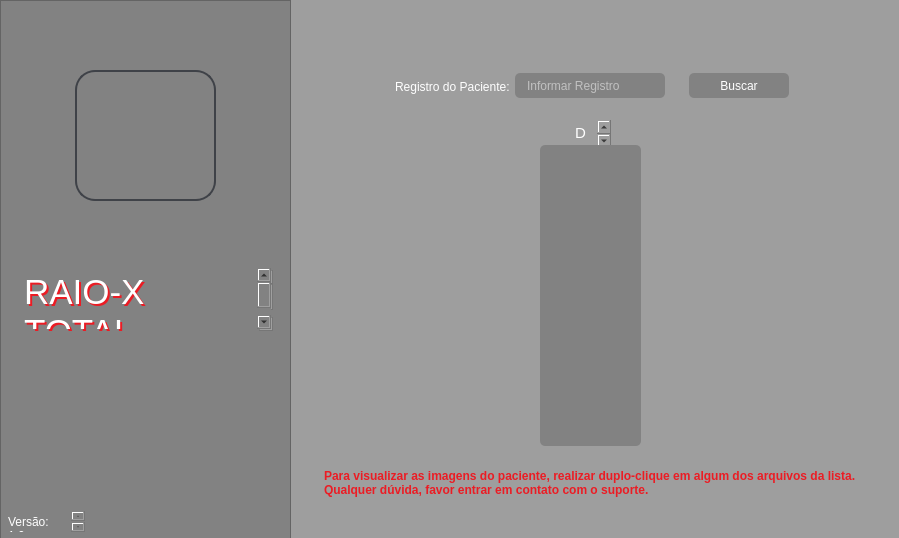
<?xml version="1.0" encoding="UTF-8"?>
<ui version="4.0">
 <class>MainWindow</class>
 <widget class="QMainWindow" name="MainWindow">
  <property name="geometry">
   <rect>
    <x>0</x>
    <y>0</y>
    <width>899</width>
    <height>538</height>
   </rect>
  </property>
  <property name="windowTitle">
   <string>Raio-X Total v1.0</string>
  </property>
  <property name="windowIcon">
   <iconset>
    <normaloff>raios-x.png</normaloff>raios-x.png</iconset>
  </property>
  <property name="autoFillBackground">
   <bool>false</bool>
  </property>
  <property name="styleSheet">
   <string notr="true">background-color:rgb(158, 158, 158)</string>
  </property>
  <property name="iconSize">
   <size>
    <width>200</width>
    <height>200</height>
   </size>
  </property>
  <widget class="QWidget" name="centralwidget">
   <widget class="QFrame" name="frame">
    <property name="geometry">
     <rect>
      <x>0</x>
      <y>0</y>
      <width>291</width>
      <height>541</height>
     </rect>
    </property>
    <property name="styleSheet">
     <string notr="true">background-color: rgb(130, 130, 130) ;</string>
    </property>
    <property name="frameShape">
     <enum>QFrame::StyledPanel</enum>
    </property>
    <property name="frameShadow">
     <enum>QFrame::Raised</enum>
    </property>
    <widget class="QLabel" name="label_2">
     <property name="geometry">
      <rect>
       <x>75</x>
       <y>70</y>
       <width>141</width>
       <height>131</height>
      </rect>
     </property>
     <property name="styleSheet">
      <string notr="true">QLabel {
border: 2px solid rgb(63, 66, 72);
border-radius: 20px
}</string>
     </property>
     <property name="text">
      <string/>
     </property>
     <property name="pixmap">
      <pixmap>logo_cot1.png</pixmap>
     </property>
     <property name="scaledContents">
      <bool>true</bool>
     </property>
    </widget>
    <widget class="QPlainTextEdit" name="plainTextEdit">
     <property name="geometry">
      <rect>
       <x>20</x>
       <y>268</y>
       <width>251</width>
       <height>61</height>
      </rect>
     </property>
     <property name="font">
      <font>
       <family>MS UI Gothic</family>
       <pointsize>26</pointsize>
       <weight>50</weight>
       <bold>false</bold>
      </font>
     </property>
     <property name="styleSheet">
      <string notr="true">QPlainTextEdit{
	color: rgb(255, 255, 255);
	border: none;
	background-color: transparent;
}</string>
     </property>
     <property name="readOnly">
      <bool>true</bool>
     </property>
     <property name="plainText">
      <string>RAIO-X TOTAL</string>
     </property>
    </widget>
    <widget class="QPlainTextEdit" name="plainTextEdit_2">
     <property name="geometry">
      <rect>
       <x>4</x>
       <y>511</y>
       <width>81</width>
       <height>21</height>
      </rect>
     </property>
     <property name="font">
      <font>
       <family>MS UI Gothic</family>
       <pointsize>9</pointsize>
       <weight>50</weight>
       <bold>false</bold>
      </font>
     </property>
     <property name="styleSheet">
      <string notr="true">QPlainTextEdit{
	color: rgb(255, 255, 255);
	border: none;
}</string>
     </property>
     <property name="readOnly">
      <bool>true</bool>
     </property>
     <property name="plainText">
      <string>Versão: 1.0</string>
     </property>
    </widget>
    <widget class="QPlainTextEdit" name="plainTextEdit_4">
     <property name="geometry">
      <rect>
       <x>22</x>
       <y>270</y>
       <width>251</width>
       <height>61</height>
      </rect>
     </property>
     <property name="font">
      <font>
       <family>MS UI Gothic</family>
       <pointsize>26</pointsize>
       <weight>50</weight>
       <bold>false</bold>
      </font>
     </property>
     <property name="styleSheet">
      <string notr="true">QPlainTextEdit{
	color: rgb(235, 28, 36);
	border: none;
	background-color: transparent;
}</string>
     </property>
     <property name="readOnly">
      <bool>true</bool>
     </property>
     <property name="plainText">
      <string>RAIO-X TOTAL</string>
     </property>
    </widget>
    <zorder>plainTextEdit_4</zorder>
    <zorder>label_2</zorder>
    <zorder>plainTextEdit</zorder>
    <zorder>plainTextEdit_2</zorder>
   </widget>
   <widget class="QLineEdit" name="lineEdit">
    <property name="geometry">
     <rect>
      <x>515</x>
      <y>73</y>
      <width>150</width>
      <height>25</height>
     </rect>
    </property>
    <property name="styleSheet">
     <string notr="true">QLineEdit {
	background-color:rgb(130, 130, 130);
	border-radius: 5px;
	color: rgb(255, 255, 255);
	padding-left: 10px;
}

QLineEdit:hover {
	border: 2px solid rgb(48, 50, 62);
}

QLineEdit:focus{
	border: 2px solid  rgb(240, 71, 71);
	background-color: rgb(43, 45, 56);
}
</string>
    </property>
    <property name="alignment">
     <set>Qt::AlignLeading|Qt::AlignLeft|Qt::AlignVCenter</set>
    </property>
    <property name="placeholderText">
     <string>Informar Registro</string>
    </property>
   </widget>
   <widget class="QPushButton" name="pushButton">
    <property name="geometry">
     <rect>
      <x>689</x>
      <y>73</y>
      <width>100</width>
      <height>25</height>
     </rect>
    </property>
    <property name="styleSheet">
     <string notr="true">QPushButton{
	border: 2px solid rgb(63, 66, 72);
	background-color:rgb(130, 130, 130);
	border: none;
	border-radius: 5px;
	color: rgb(255, 255, 255);
}

QPushButton:hover{
	background-color: rgb(240, 71, 71);
}

QPushButton:pressed{
	background-color:rgb(209, 61, 61);
}</string>
    </property>
    <property name="text">
     <string>Buscar</string>
    </property>
    <property name="icon">
     <iconset>
      <normaloff>buscar1.png</normaloff>buscar1.png</iconset>
    </property>
   </widget>
   <widget class="QPlainTextEdit" name="plainTextEdit_3">
    <property name="geometry">
     <rect>
      <x>388</x>
      <y>75</y>
      <width>141</width>
      <height>31</height>
     </rect>
    </property>
    <property name="font">
     <font>
      <family>MS UI Gothic</family>
      <pointsize>9</pointsize>
      <weight>50</weight>
      <bold>false</bold>
     </font>
    </property>
    <property name="styleSheet">
     <string notr="true">QPlainTextEdit{
	color: rgb(255, 255, 255);
	border: none;
	padding-top: 1px;
	padding-left: 3px;
	background-color: transparent;
}</string>
    </property>
    <property name="readOnly">
     <bool>true</bool>
    </property>
    <property name="plainText">
     <string>Registro do Paciente: </string>
    </property>
   </widget>
   <widget class="QPlainTextEdit" name="plainTextEdit_8">
    <property name="geometry">
     <rect>
      <x>320</x>
      <y>465</y>
      <width>551</width>
      <height>71</height>
     </rect>
    </property>
    <property name="font">
     <font>
      <family>MS UI Gothic</family>
      <weight>75</weight>
      <italic>false</italic>
      <bold>true</bold>
     </font>
    </property>
    <property name="styleSheet">
     <string notr="true">QPlainTextEdit{
	border: none;
	color: rgb(235, 28, 36);
	background-color: transparent;
	font: bold;
}</string>
    </property>
    <property name="plainText">
     <string>Para visualizar as imagens do paciente, realizar duplo-clique em algum dos arquivos da lista.
Qualquer dúvida, favor entrar em contato com o suporte.</string>
    </property>
   </widget>
   <widget class="QListWidget" name="listWidget_2">
    <property name="geometry">
     <rect>
      <x>540</x>
      <y>145</y>
      <width>101</width>
      <height>301</height>
     </rect>
    </property>
    <property name="styleSheet">
     <string notr="true">QListWidget {
	border-radius: 5px;
	background-color: rgb(130, 130, 130);
	padding-top: 5px;
	padding-left: 10px;
}</string>
    </property>
   </widget>
   <widget class="QPlainTextEdit" name="plainTextEdit_5">
    <property name="geometry">
     <rect>
      <x>570</x>
      <y>117</y>
      <width>41</width>
      <height>31</height>
     </rect>
    </property>
    <property name="font">
     <font>
      <family>MS UI Gothic</family>
      <pointsize>11</pointsize>
      <weight>50</weight>
      <bold>false</bold>
     </font>
    </property>
    <property name="styleSheet">
     <string notr="true">QPlainTextEdit{
	color: rgb(255, 255, 255);
	border-radius: 5px;
	background-color: transparent;
	padding-top: 3px;
	padding-left: 1px;
}</string>
    </property>
    <property name="readOnly">
     <bool>true</bool>
    </property>
    <property name="plainText">
     <string>Data</string>
    </property>
   </widget>
   <zorder>plainTextEdit_5</zorder>
   <zorder>frame</zorder>
   <zorder>lineEdit</zorder>
   <zorder>pushButton</zorder>
   <zorder>plainTextEdit_3</zorder>
   <zorder>plainTextEdit_8</zorder>
   <zorder>listWidget_2</zorder>
  </widget>
 </widget>
 <resources/>
 <connections/>
</ui>
